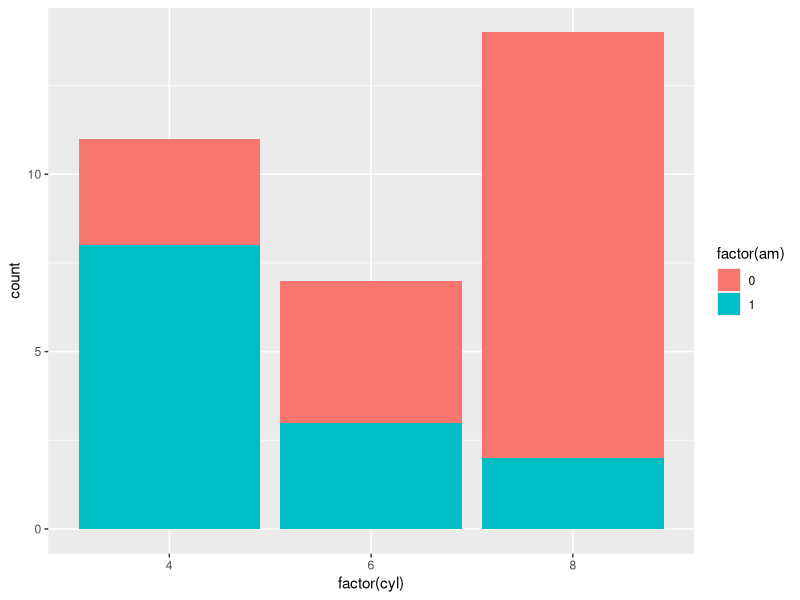
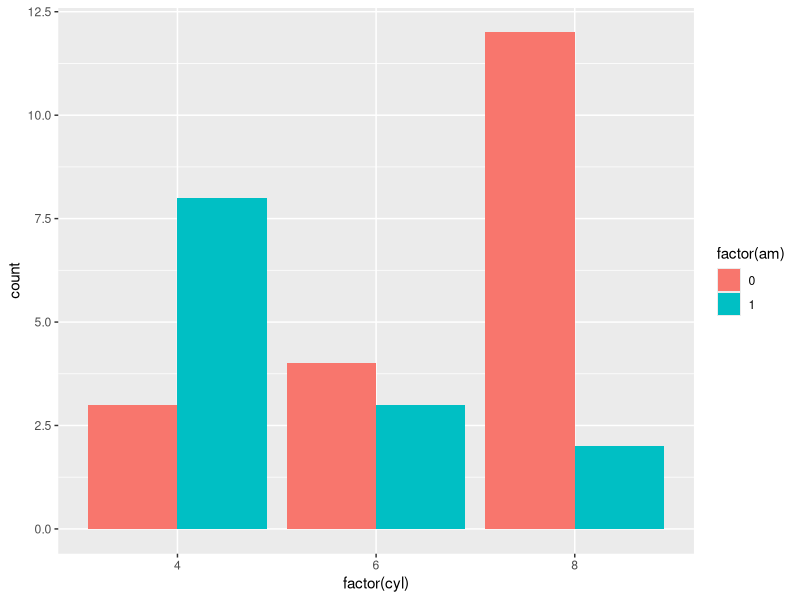
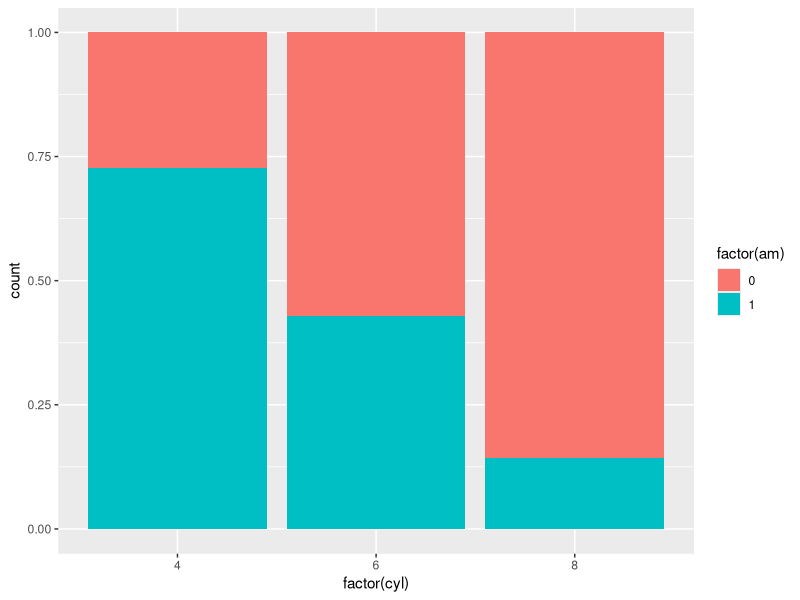
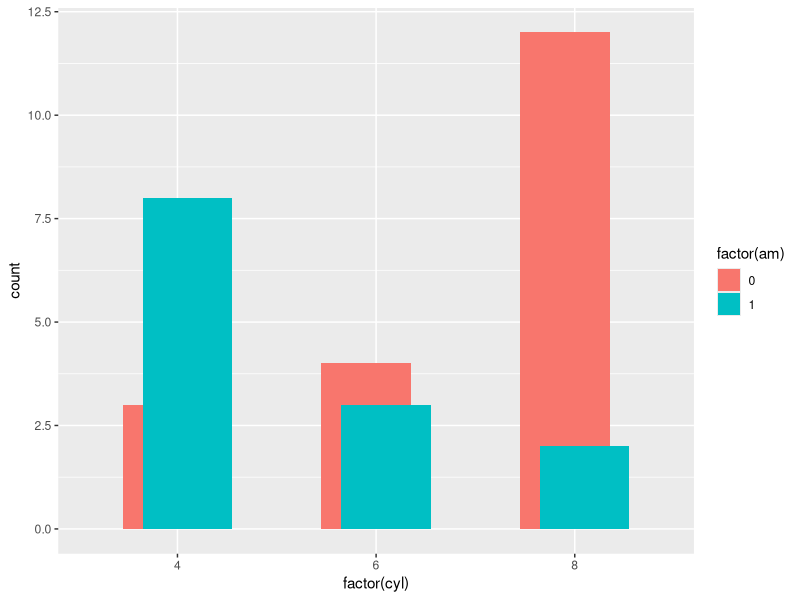
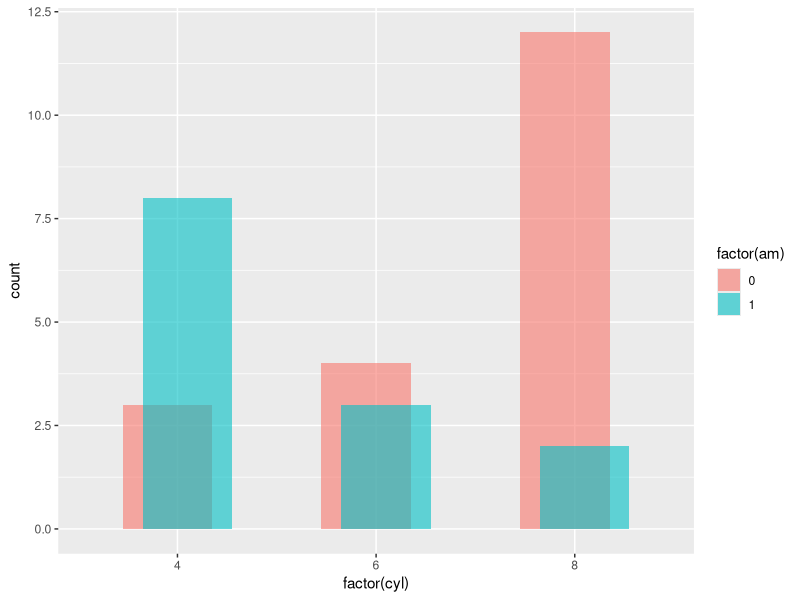
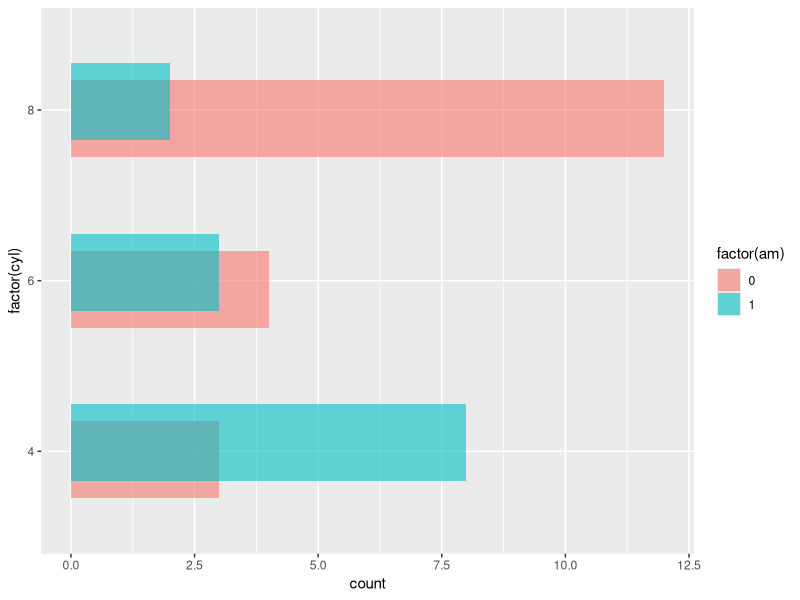

Write R code to recreate these figures, in order.
# Bar plot
#callable function

View(mtcars)
library(ggplot2)
#position bar plot
base_plot<-ggplot(mtcars,aes(factor(cyl),fill=factor(am)))
#stacked bar
base_plot+geom_bar()
#dogde barplot
base_plot+geom_bar(position = "dodge")

#fill barplot
base_plot+geom_bar(position = 'fill')

#overlapping bar plots
base_plot+geom_bar(position = position_dodge((width=0.2)))
#far transparency we use aplha
base_plot+ geom_bar(position = position_dodge(width = 0.2), alpha = 0.6)

#for flip
base_plot+geom_bar(position = position_dodge(width = 0.2), alpha = 0.6) +
  coord_flip()
